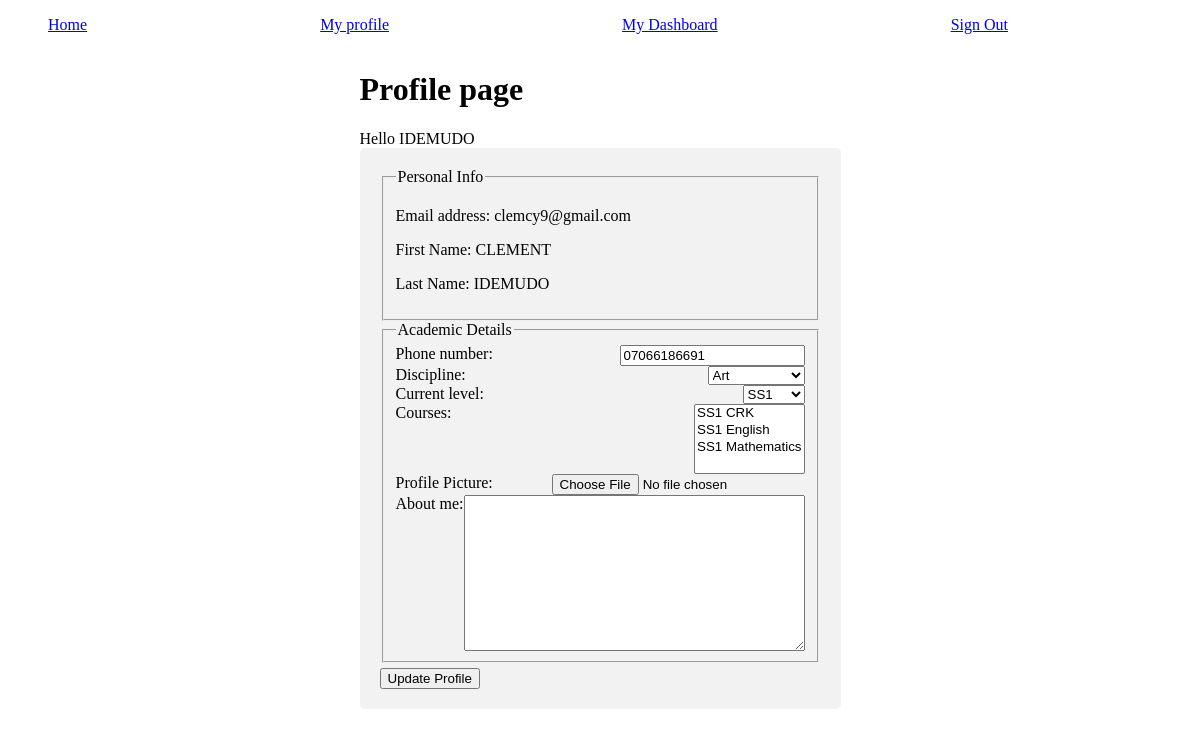
/auth/profile/2/ (signed in), run on an earlier commit of the app's database.
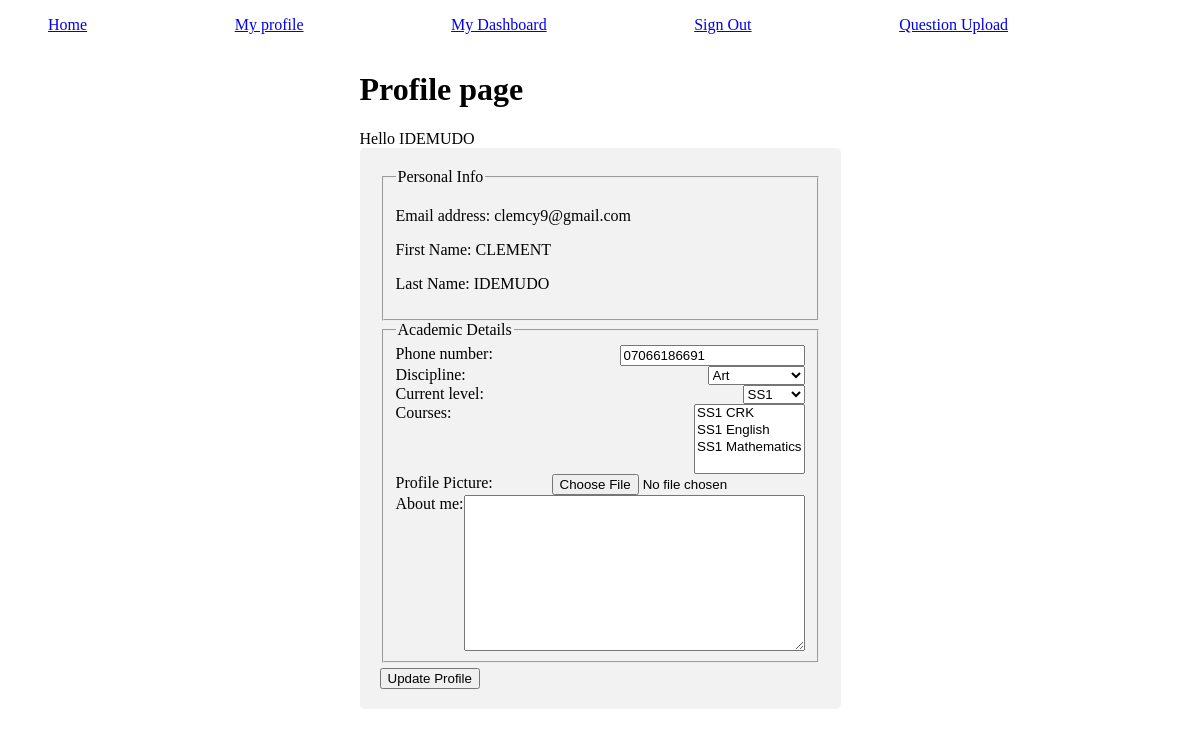
And on a later commit of the database.
### auth1/views.py (the view, shortened to what this page needs)
# urls.py: path('profile/<int:id>/',vi.profile,name='profile'),
@login_required(login_url='/auth/login/')
def profile(request,id):
    try:
        profile = Profile.objects.get(user__id = id)
        print(f'profile found')
    except:
        profile = Profile(user=request.user)
        print(f'profile created')
        profile.save()
    print(f'this is profile {profile}')
    form = ProfileForm(data=profile.to_dict(), instance=profile)
    context = {
        'profile':profile,
        'form':form,
        'user':request.user
    }
    return render(request, 'profile.html',context)

### auth1/forms.py
class ProfileForm(forms.ModelForm):
    class Meta:
        model = Profile
        fields = ['phone_number','discipline','current_level','courses','profile_pics','about_me']
        widgets = {
            'profile_pics':forms.FileInput(attrs={'required':False}),
        }

### auth1/models.py (called while the page is built)
    def __str__(self):
        return self.email

    def __str__(self):
        return str(self.user)

    def to_dict(self):
        return {
            'user':self.user,
            'phone_number':self.phone_number,
            'discipline':self.discipline,
            'courses':self.courses,
            'current_level':self.current_level
        }

### cbt_app/models.py (called while the page is built)
    def __str__(self):
        return self.name

    def __str__(self):
        return self.name

    def __str__(self):
        return self.level.name +' '+ self.name

### templates/profile.html (shortened to what this page needs)
{% extends 'base.html' %}
{% block content %}
<div class="forms" >
    <div>
    <h1>Profile page</h1>
    Hello {{user.last_name|upper}}
</div>
    <form enctype="multipart/form-data" action="{% url 'auth1:profile' user.id %}" method="post" style="border-radius: 5px; width: fit-content; background-color: #f2f2f2; padding: 20px;">
        <fieldset>
            <legend>Personal Info</legend>
            <p>Email address: {{user.email}}</p>
            <p>First Name: {{user.first_name}}</p>
            <p>Last Name: {{user.last_name}}</p>
        </fieldset>
        <fieldset>
            <legend>Academic Details</legend>
            {% for field in form %}
            <div style="display: flex; justify-content: space-between; ">
                {{field.label_tag}}
                {{ field }}
            </div>
            {% endfor %}
        </fieldset>
        <input type="submit" value="Update Profile" style="margin-top: .4em;">
    </form>
</div>
{% endblock%}

What changed in the data, as far as the page shows it:
changed User "IDEMUDO": is_student True → False (drawn)
Also different on the page:
text now shown: "Question Upload"
